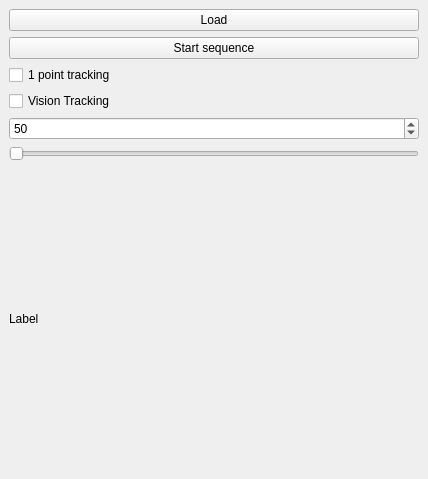
<?xml version="1.0" encoding="UTF-8"?>
<ui version="4.0">
 <class>SamplePlugin</class>
 <widget class="QDockWidget" name="SamplePlugin">
  <property name="geometry">
   <rect>
    <x>0</x>
    <y>0</y>
    <width>428</width>
    <height>479</height>
   </rect>
  </property>
  <property name="windowTitle">
   <string>DockWidget</string>
  </property>
  <widget class="QWidget" name="dockWidgetContents">
   <layout class="QVBoxLayout" name="verticalLayout_2">
    <item>
     <layout class="QVBoxLayout" name="verticalLayout">
      <item>
       <widget class="QPushButton" name="_btn0">
        <property name="text">
         <string> Load </string>
        </property>
       </widget>
      </item>
      <item>
       <widget class="QPushButton" name="_btn1">
        <property name="text">
         <string> Start sequence </string>
        </property>
       </widget>
      </item>
      <item>
       <widget class="QCheckBox" name="_checkBox">
        <property name="text">
         <string>1 point tracking</string>
        </property>
       </widget>
      </item>
      <item>
       <widget class="QCheckBox" name="_Vision">
        <property name="text">
         <string>Vision Tracking</string>
        </property>
       </widget>
      </item>
      <item>
       <widget class="QSpinBox" name="_spinBox">
        <property name="minimum">
         <number>5</number>
        </property>
        <property name="maximum">
         <number>100</number>
        </property>
        <property name="value">
         <number>50</number>
        </property>
       </widget>
      </item>
      <item>
       <widget class="QSlider" name="_slider">
        <property name="orientation">
         <enum>Qt::Horizontal</enum>
        </property>
       </widget>
      </item>
      <item>
       <widget class="QLabel" name="_label">
        <property name="text">
         <string>Label</string>
        </property>
       </widget>
      </item>
     </layout>
    </item>
   </layout>
  </widget>
 </widget>
 <resources/>
 <connections/>
</ui>
